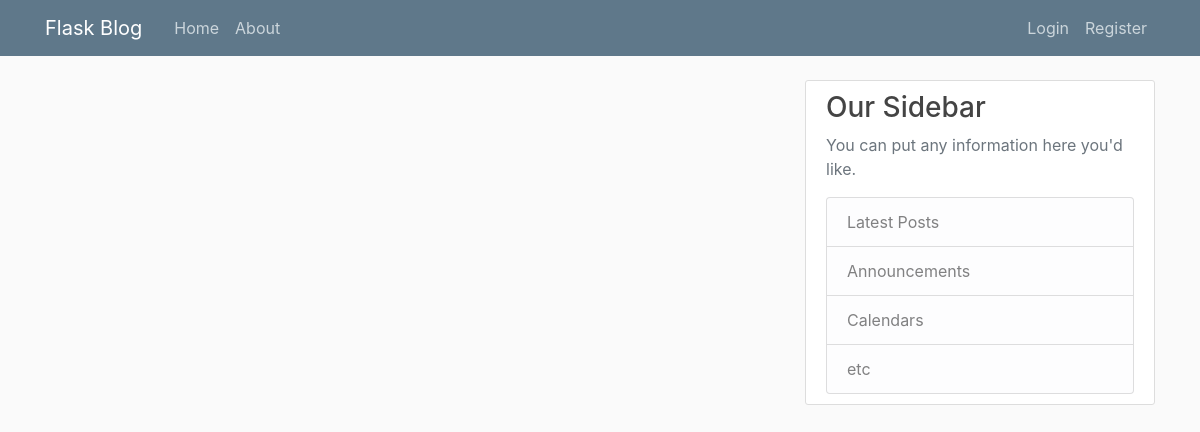
Page /home on the earlier database version.
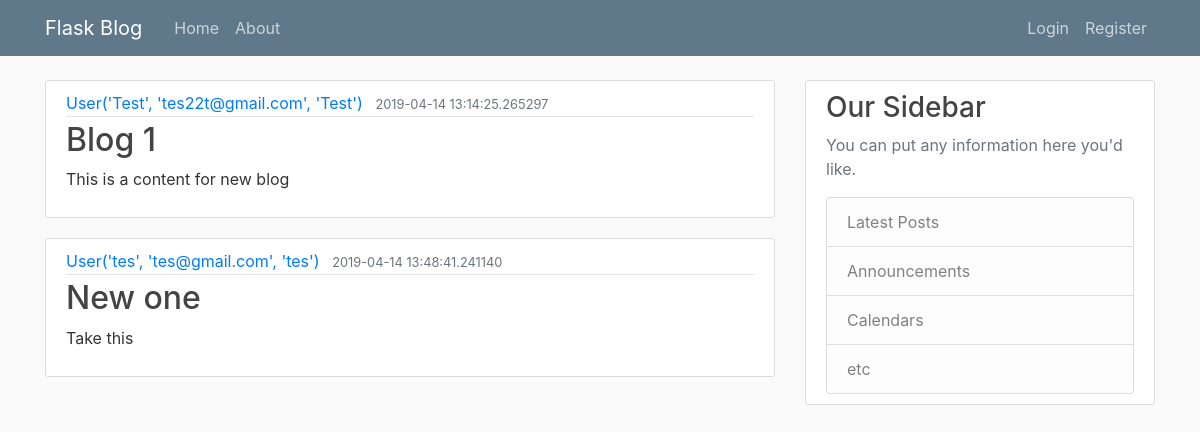
Same page on the later database version.
### blogapp/models.py (models this page shows, shortened)
class Post(db.Model):
    id = db.Column(db.Integer, primary_key=True)
    title = db.Column(db.String(100), nullable=False)
    date_posted = db.Column(db.DateTime, nullable=False, default=datetime.utcnow)
    content = db.Column(db.Text, nullable=False)
    user_id = db.Column(db.Integer, db.ForeignKey('user.id'), nullable=False)

class User(db.Model, UserMixin):
    id = db.Column(db.Integer, primary_key=True)
    username = db.Column(db.String(20), unique=True, nullable=False)
    email = db.Column(db.String(120), unique=True, nullable=False)
    image_file = db.Column(db.String(20), nullable=False, default='default.jpg')
    password = db.Column(db.String(60), nullable=False)
    posts = db.relationship('Post', backref='author', lazy=True)
    def __repr__(self):
        return f"User('{self.username}', '{self.email}', '{self.username}')"

### blogapp/routes.py (the view)
@app.route("/")
@app.route("/home")
def home():
    posts = Post.query.all()
    return render_template('home.html', posts=posts)

### blogapp/templates/home.html
{% extends "layout.html" %}
{% block content %}
{% for post in posts %}
<article class="media content-section">
  <div class="media-body">
    <div class="article-metadata">
      <a class="mr-2" href="#">{{ post.author }}</a>
      <small class="text-muted">{{ post.date_posted }}</small>
    </div>
    <h2><a class="article-title" href="#">{{ post.title }}</a></h2>
    <p class="article-content">{{ post.content }}</p>
  </div>
</article>
{% endfor %}
{% endblock %}

### blogapp/templates/layout.html (shortened to what this page needs)
<!doctype html>
<html lang="en">
<head>
  <link rel="stylesheet" href="https://stackpath.bootstrapcdn.com/bootstrap/4.1.3/css/bootstrap.min.css"
>
  <link rel="stylesheet" type="text/css" href="{{ url_for('static', filename='main.css') }}">
</head>
<body>
{% include "header.html" %}
<main role="main" class="container">
  <div class="row">
    <div class="col-md-8">
      {% block content %}{% endblock %}
    </div>
    <div class="col-md-4">
      <div class="content-section">
        <h3>Our Sidebar</h3>
        <p class='text-muted'>You can put any information here you'd like.</p>
        <ul class="list-group">
          <li class="list-group-item list-group-item-light">Latest Posts</li>
          <li class="list-group-item list-group-item-light">Announcements</li>
          <li class="list-group-item list-group-item-light">Calendars</li>
          <li class="list-group-item list-group-item-light">etc</li>
        </ul>
      </div>
    </div>
  </div>
</main>
</body>
</html>

### blogapp/templates/header.html (shortened to what this page needs)
<header class="site-header">
  <nav class="navbar navbar-expand-md navbar-dark bg-steel fixed-top">
    <div class="container">
      <a class="navbar-brand mr-4" href="/">Flask Blog</a>
      <div class="collapse navbar-collapse" id="navbarToggle">
        <div class="navbar-nav mr-auto">
          <a class="nav-item nav-link" href="{{url_for('home')}}">Home</a>
          <a class="nav-item nav-link" href="{{url_for('about')}}">About</a>
        </div>
        <div class="navbar-nav">
          {% if current_user.is_authenticated %}
          <a class="nav-item nav-link" href="{{url_for('account')}}">Account</a>
          <a class="nav-item nav-link" href="{{url_for('logout')}}">Logout</a>
          {% else %}
          <a class="nav-item nav-link" href="{{url_for('login')}}">Login</a>
          <a class="nav-item nav-link" href="{{url_for('register')}}">Register</a>
          {% endif %}
        </div>
      </div>
    </div>
  </nav>
</header>

### blogapp/static/main.css (style rules this page uses)
body { background: #fafafa; color: #333333; margin-top: 5rem; }
h1, h2, h3, h4, h5, h6 { color: #444444; }
.bg-steel { background-color: #5f788a; }
.site-header .navbar-nav .nav-link { color: #cbd5db; }
.content-section { background: #ffffff; padding: 10px 20px; border: 1px solid #dddddd; border-radius: 3px; margin-bottom: 20px; }
.article-title { color: #444444; }
.article-content { white-space: pre-line; }
.article-metadata { padding-bottom: 1px; margin-bottom: 4px; border-bottom: 1px solid #e3e3e3 }

Differences in the rows shown:
added Post: author "User('Test', 'tes22t@gmail.com', 'Test')", date_posted "2019-04-14 13:14:25.265297", title "Blog 1", content "This is a content for new blog"
added Post: author "User('tes', 'tes@gmail.com', 'tes')", date_posted "2019-04-14 13:48:41.241140", title "New one", content "Take this"
